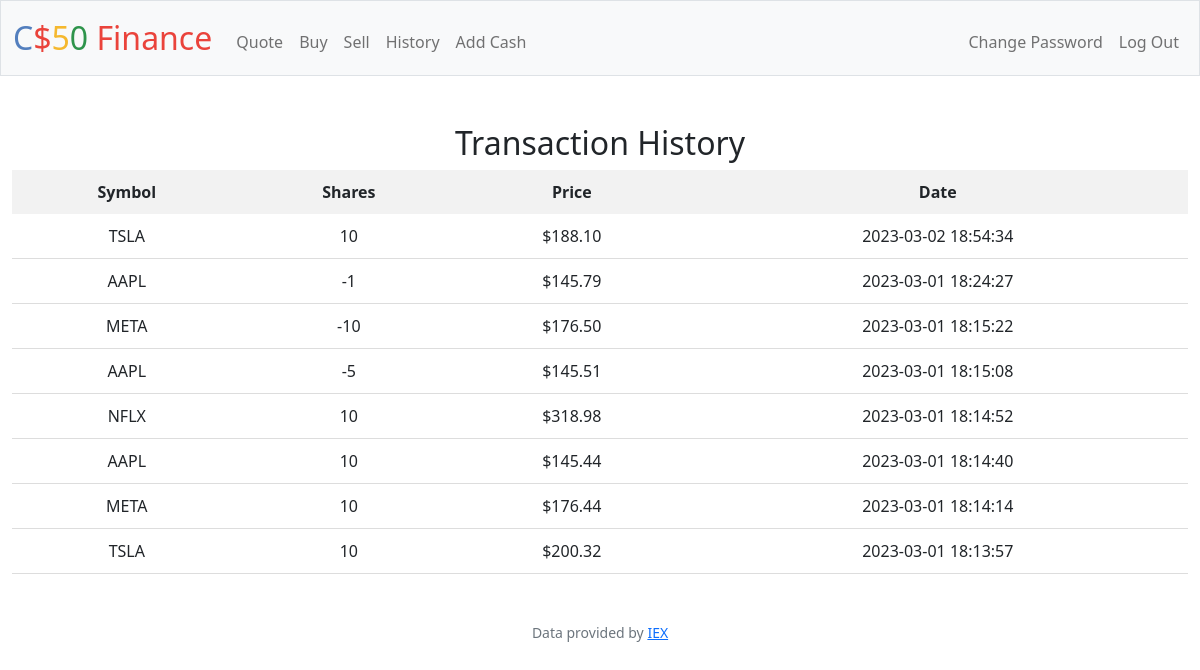
Before: /history (signed in) with the older database file.
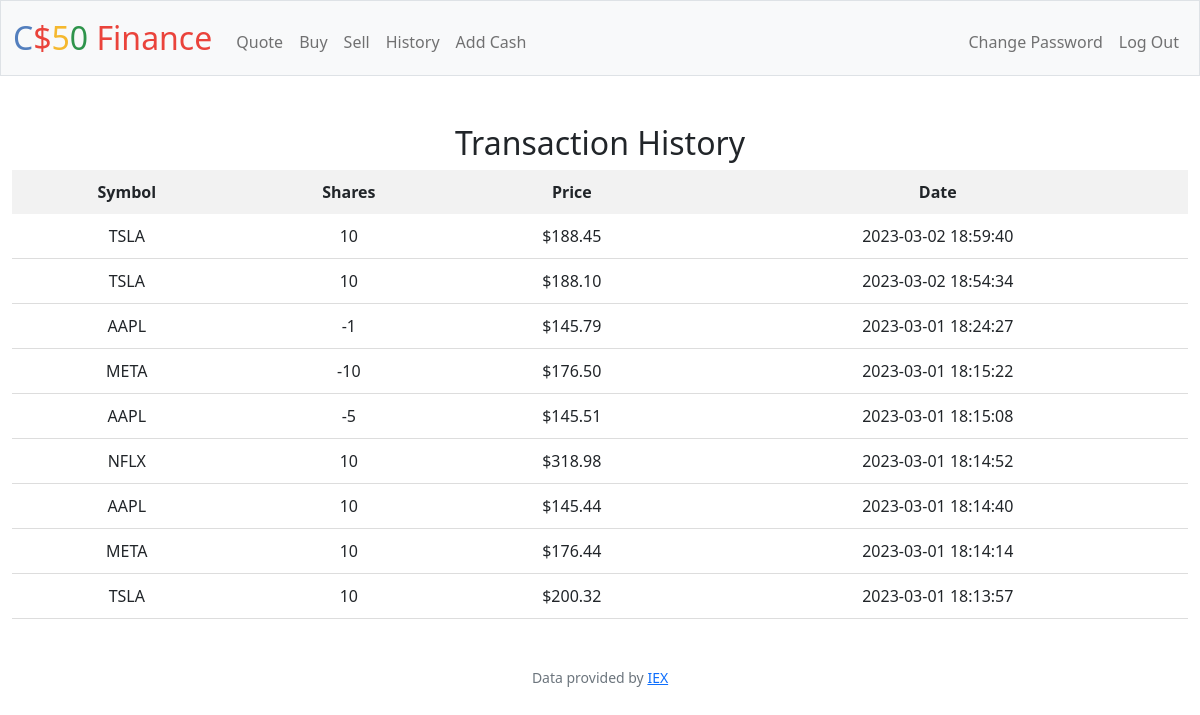
After: the same page with the newer database file.
### tables this page shows
CREATE TABLE 'transactions' ('id' INTEGER PRIMARY KEY AUTOINCREMENT NOT NULL, 'user_id' INTEGER, 'symbol' TEXT, 'shares' INTEGER, 'price' REAL, 'date' DATETIME);

### app.py (the view)
@app.route("/history")
@login_required
def history():
    user_id = session["user_id"]
    transactions = db.execute("SELECT symbol, shares, price, date FROM transactions WHERE user_id = ? ORDER BY date DESC", user_id)
    return render_template("history.html", transactions=transactions, usd=usd)

### app.py (called while the page is built)
@app.after_request
def after_request(response):
    response.headers["Cache-Control"] = "no-cache, no-store, must-revalidate"
    response.headers["Expires"] = 0
    response.headers["Pragma"] = "no-cache"
    return response

### helpers.py (called while the page is built)
def login_required(f):
    @wraps(f)
    def decorated_function(*args, **kwargs):
        if session.get("user_id") is None:
            return redirect("/login")
        return f(*args, **kwargs)
    return decorated_function

def usd(value):
    return f"${value:,.2f}"

### templates/history.html (shortened to what this page needs)
{% extends "layout.html" %}
{% block main %}
    <h2>Transaction History</h2>
    <table>
        <thead>
            <tr>
                <th>Symbol</th>
                <th>Shares</th>
                <th>Price</th>
                <th>Date</th>
            </tr>
        </thead>
        <tbody>
            {% for transaction in transactions %}
                <tr>
                    <td>{{ transaction.symbol }}</td>
                    <td>{{ transaction.shares }}</td>
                    <td>{{ usd(transaction.price) }}</td>
                    <td>{{ transaction.date }}</td>
                </tr>
            {% endfor %}
        </tbody>
    </table>
{% endblock %}

Changed rows visible on the page:
added transactions: price "$188.45"
